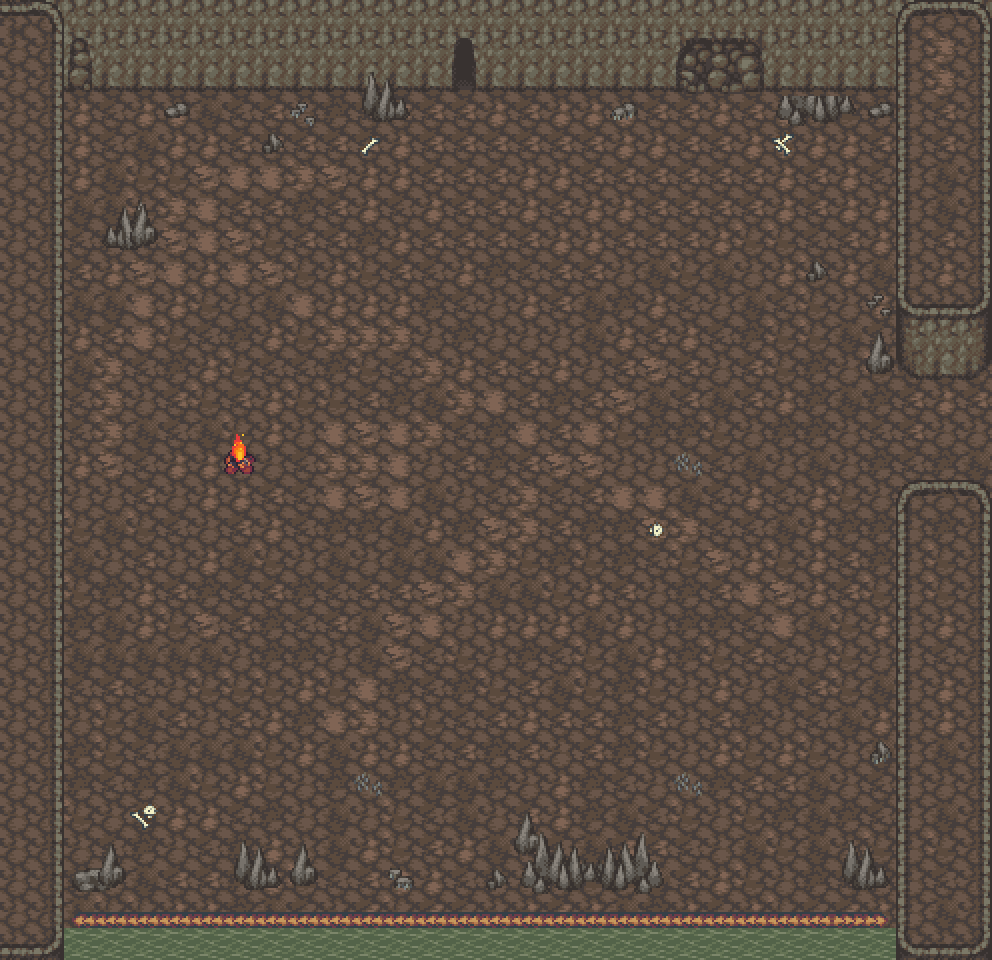

The image is a tile-based game level rendered from a .tmx file. Its description and source (layers, tilesets, objects; grid data summarised) follow:
An orthogonal 31x30 tile map with 32x32 px tiles, 3 tile layers (Tile Layer 1, Tile Layer 2, Tile Layer 3), 7 tilesets and 4 objects.

<map version="1.10" tiledversion="1.10.2" orientation="orthogonal" renderorder="right-down" width="31" height="30" tilewidth="32" tileheight="32" infinite="0" nextlayerid="6" nextobjectid="6">
 <tileset firstgid="1" source="tf_A5_ashlands_2.tsx" />
 <tileset firstgid="129" source="tf_A2_ashlands_2.tsx" />
 <tileset firstgid="321" source="tf_A1_ashlands_2.tsx" />
 <tileset firstgid="513" source="swampterrain_sheet.tsx" />
 <tileset firstgid="905" source="tileB_fortA.tsx" />
 <tileset firstgid="1161" source="trees.tsx" />
 <tileset firstgid="1551" source="tf_B_ashlands_2.tsx" />
 <layer id="1" name="Tile Layer 1" width="31" height="30">
  <data>[930 cells, 836 non-empty, 23 distinct tile ids]</data>
 </layer>
 <layer id="2" name="Tile Layer 2" width="31" height="30">
  <data>[930 cells, 289 non-empty, 45 distinct tile ids]</data>
 </layer>
 <objectgroup id="5" name="door">
  <object id="2" x="943.788" y="387.24" width="46.2836" height="92.5673">
   <properties>
    <property name="nm_door" value="wellpuzzle.tmx" />
   </properties>
  </object>
  <object id="3" x="442.382" y="40.1125" width="44.7409" height="50.912">
   <properties>
    <property name="nm_door" value="act1.tmx" />
   </properties>
  </object>
 </objectgroup>
 <objectgroup id="4" name="spawn">
  <object id="4" x="460.895" y="158.907">
   <properties>
    <property name="direction" value="" />
    <property name="player_spawn" value="" />
   </properties>
   <point />
  </object>
  <object id="5" x="877.448" y="439.695">
   <properties>
    <property name="direction" value="" />
    <property name="player_spawn" value="" />
   </properties>
   <point />
  </object>
 </objectgroup>
 <layer id="3" name="Tile Layer 3" width="31" height="30">
  <data>[930 cells, 31 non-empty, 22 distinct tile ids]</data>
 </layer>
</map>
